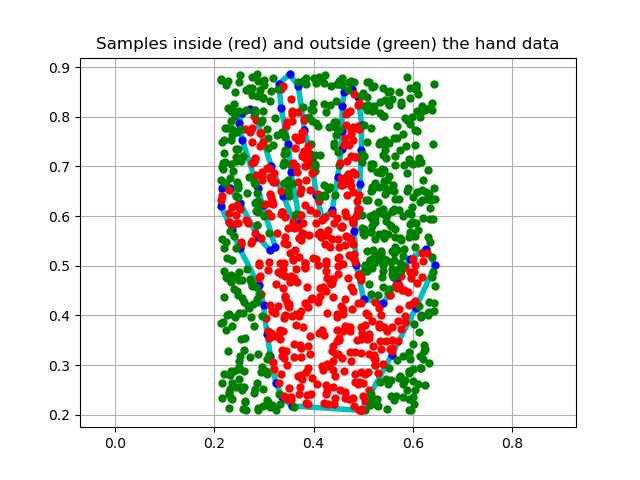

Generate this figure with Python:
#! /usr/bin/env python3
#
def hand_area_test ( ):

#*****************************************************************************80
#
## hand_area_test() tests hand_area().
#
#  Licensing:
#
#    This code is distributed under the MIT license.
#
#  Modified:
#
#    21 December 2024
#
#  Author:
#
#    John Burkardt
#
  import numpy as np
  import platform

  print ( '' )
  print ( 'hand_area_test():' )
  print ( '  python version: ' + platform.python_version ( ) )
  print ( '  numpy version:  ' + np.version.version )
  print ( '  Test hand_area().' )

  sample_num = 1000
  hand_area ( sample_num )
#
#  Terminate.
#
  print ( '' )
  print ( 'hand_area_test():' )
  print ( '  Normal end of execution.' )

  return

def hand_area ( s_num ):

#*****************************************************************************80
#
## hand_area() estimates the area of the hand in the hand data file.
#
#  Discussion:
#
#    This program assumes that the file 'hand_data.txt' is available.
#
#    It uses sampling to estimate the area contained within the hand outline.
#
#  Licensing:
#
#    This code is distributed under the MIT license.
#
#  Modified:
#
#    21 December 2024
#
#  Author:
#
#    John Burkardt
#
#  Reference:
#
#    Cleve Moler,
#    Numerical Computing with MATLAB,
#    SIAM, 2004,
#    ISBN13: 978-0-898716-60-3,
#    LC: QA297.M625. 
#
#  Input:
#
#    integer S_NUM, the number of sample points.
#
  from numpy.random import default_rng
  import matplotlib.pyplot as plt
  import numpy as np

  rng = default_rng ( )

  print ( '' )
  print ( 'hand_area():' )
  print ( '  Estimate the area inside a curve that approximates the' )
  print ( '  shape of a hand, using sampling.' )
#
#  1: DATA
#

#
#  Read the hand data.
#  It comes in as an Nx2 array.
#
  xy = np.loadtxt ( 'hand_data.txt' )
#
#  We will want to know how many columns there are.  Use the SIZE command.
#
  xy_num = xy.shape[0]
#
#  Determine the range of the data.
#
  x_min = np.min ( xy[:,0] )
  x_max = np.max ( xy[:,0] )
  y_min = np.min ( xy[:,1] )
  y_max = np.max ( xy[:,1] )
#
#  Compute the area of the rectangle that contains the data.
#
  area_total = ( x_max - x_min ) * ( y_max - y_min )
#
#  2.  SAMPLING
#

#
#  Get an array of 2xS_NUM random values, each in [0,1].
#
  s = rng.random ( [ s_num, 2 ] )
#
#  Shift and stretch the points to fit in the rectangle.
#
  s[:,0] = x_min + s[:,0] * ( x_max - x_min )
  s[:,1] = y_min + s[:,1] * ( y_max - y_min )
#
#  Set up a vector Z to record if each sample point is inside (True)
#  or outside (False) the hand curve.
#
  z = np.zeros ( s_num, dtype = bool )
  j_num = 0
  k_num = 0
  for j in range ( 0, s_num ):
    z[j] = polygon_contains_point ( xy_num, xy, s[j,:] )
    if ( z[j] ):
      j_num = j_num + 1
    else:
      k_num = k_num + 1
#
#  Estimate the hand area using the proportion of sample points that landed
#  inside the hand.
#
  area_hand = area_total * j_num / s_num

  print ( '' )
  print ( '  Number of sample points = ', s_num )
  print ( '  Total area = ', area_total )
  print ( '  Estimated hand area = ', area_hand )
#
#  Since the hand is a polygon, we can actually compute the exact area.
#
  area_hand2 = polygon_area ( xy_num, xy )
  print ( '  Exact hand area = ', area_hand2 )
  e = np.abs ( area_hand - area_hand2 )
  print ( '  Error = ', e )
#
#  3: GRAPHICS
#

#
#  For graphics convenience only, append a copy of the first point
#  to the end, so the polygon is closed.
#
  xy = np.vstack ( ( xy, [xy[0,0],xy[0,1]] ) )
#
#  Clear any old graphics information from the screen.
#
  plt.clf ( )
#
#  Plot:
#    the hand curve (cyan)
#    the hand data points (blue)
#    the sample points inside the hand (red)
#    the sample points outside the hand (green)
#
  plt.plot ( xy[:,0], xy[:,1], 'c-', linewidth = 4 )
  plt.plot ( xy[:,0], xy[:,1], 'b.', markersize = 10 )
  for j in range ( 0, s_num ):
    if ( z[j] ):
      plt.plot ( s[j,0], s[j,1], 'r.', markersize = 10 )
    else:
      plt.plot ( s[j,0], s[j,1], 'g.', markersize = 10 )
#
#  Use the same scale for X and Y.
#  Draw grid lines.
#  Print a title.
#
  plt.axis ( 'equal' )
  plt.grid ( True )
  plt.title ( 'Samples inside (red) and outside (green) the hand data' )
#
#  Save a copy to a file.
#
  filename = 'hand_area.png'
  plt.savefig ( filename )
  print ( '  Graphics saved as "' + filename + '"' )
#
#  Terminate.
#
  print ( '' )
  print ( 'hand_area():' )
  print ( '  Normal end of execution.' )

  return

def i4_wrap ( value, lo, hi ):

#*****************************************************************************80
#
## i4_wrap() forces an integer to lie between given limits by wrapping.
#
#  Example:
#
#    LO = 4, HI = 8
#
#    In   Out
#
#    -2     8
#    -1     4
#     0     5
#     1     6
#     2     7
#     3     8
#     4     4
#     5     5
#     6     6
#     7     7
#     8     8
#     9     4
#    10     5
#    11     6
#    12     7
#    13     8
#    14     4
#
#  Licensing:
#
#    This code is distributed under the MIT license.
#
#  Modified:
#
#    23 June 2020
#
#  Author:
#
#    John Burkardt
#
#  Input:
#
#    integer VALUE, an integer value.
#
#    integer LO, HI, the desired bounds for the integer value.
#
#  Output:
#
#    integer VALUE, a "wrapped" version of VALUE.
#
  value = lo + ( ( value - lo ) % ( hi - lo + 1 ) )

  return value

def polygon_area ( n, v ):

#*****************************************************************************80
#
## polygon_area() computes the area of a polygon.
#
#  Discussion:
#
#    AREA = 1/2 * abs ( sum ( 1 <= I <= N ) X(I) * ( Y(I+1) - Y(I-1) ) )
#    where Y(0) should be replaced by Y(N), and Y(N+1) by Y(1).
#
#    If the vertices are given in counterclockwise order, the area
#    will be positive.  If the vertices are given in clockwise order,
#    the area will be negative.
#
#  Licensing:
#
#    This code is distributed under the MIT license.
#
#  Modified:
#
#    21 December 2024
#
#  Author:
#
#    John Burkardt
#
#  Input:
#
#    integer N, the number of vertices of the polygon.
#
#    real V(N,2), the vertices.
#
#  Output:
#
#    real AREA, the area of the polygon.
#
  area = 0.0

  for i in range ( 0, n ):

    im1 = i4_wrap ( i - 1, 0, n - 1 )
    ip1 = i4_wrap ( i + 1, 0, n - 1 )

    area = area + v[i,0] * ( v[ip1,1] - v[im1,1] )

  area = 0.5 * area

  return area

def polygon_contains_point ( n, v, p ):

#*****************************************************************************80
#
## polygon_contains_point() finds if a point is inside a convex polygon.
#
#  Licensing:
#
#    This code is distributed under the MIT license.
#
#  Modified:
#
#    21 December 2024
#
#  Author:
#
#    John Burkardt
#
#  Input:
#
#    integer N, the number of nodes or vertices in the polygon.
#    N must be at least 3.
#
#    real V(N,2), the coordinates of the vertices of the polygon.
#
#    real P(2), the coordinates of the point to be tested.
#
#  Output:
#
#    bool INSIDE, is TRUE if the point is inside the polygon.
#
  import numpy as np

  inside = False
#
#  A point is inside a convex polygon if and only if it is inside
#  one of the triangles formed by X(1),Y(1) and any two consecutive
#  points on the polygon's circumference.
#
  t = np.zeros ( [ 3, 2 ] )

  t[0,0] = v[0,0]
  t[0,1] = v[0,1]

  for i in range ( 1, n - 1 ):

    t[1,0] = v[i,0]
    t[1,1] = v[i,1]
    t[2,0] = v[i+1,0]
    t[2,1] = v[i+1,1]

    inside = triangle_contains_point_1 ( t, p )

    if ( inside ):
      break

  return inside

def triangle_barycentric ( t, p ):

#*****************************************************************************80
#
## triangle_barycentric() finds the barycentric coordinates of a point.
#
#  Discussion:
#
#    The barycentric coordinate of point X related to vertex A can be
#    interpreted as the ratio of the area of the triangle with
#    vertex A replaced by vertex X to the area of the original
#    triangle.
#
#  Licensing:
#
#    This code is distributed under the MIT license.
#
#  Modified:
#
#    21 December 2024
#
#  Author:
#
#    John Burkardt
#
#  Input:
#
#    real T(3,2), the triangle vertices.
#    The vertices should be given in counter clockwise order.
#
#    real P(2), the point to be checked.
#
#  Output:
#
#    real XSI(3), the barycentric coordinates of (X,Y).
#
  import numpy as np

  nrhs = 1
#
#  Set up the linear system
#
#    ( X1-X0  X2-X0 ) XSI(0)  = X-X0
#    ( Y1-Y0  Y2-Y0 ) XSI(1)    Y-Y0
#
#  which is satisfied by the barycentric coordinates of (X,Y).
#
  A = np.zeros ( [ 2, 2 ] )
  A[0,0] = t[1,0] - t[0,0]
  A[0,1] = t[2,0] - t[0,0]
  A[1,0] = t[1,1] - t[0,1]
  A[1,1] = t[2,1] - t[0,1]

  b = np.zeros ( 2 )
  b[0] = p[0]   - t[0,0]
  b[1] = p[1]   - t[0,1]
#
#  Solve the linear system.
#
  xsi = np.zeros ( 3 )
  xsi[0:2] = np.linalg.solve ( A, b )
  xsi[2] = 1.0 - xsi[0] - xsi[1]

  return xsi

def triangle_contains_point_1 ( t, p ):

#*****************************************************************************80
#
## triangle_contains_point_1() finds if a point is inside a triangle.
#
#  Discussion:
#
#    It is conventional to list the triangle vertices in counter clockwise
#    order.  However, this routine does not require a particular order
#    for the vertices.
#
#  Licensing:
#
#    This code is distributed under the MIT license.
#
#  Modified:
#
#    17 October 2015
#
#  Author:
#
#    John Burkardt
#
#  Input:
#
#    real T(3,2), the triangle vertices.
#
#    real P(2), the point to be checked.
#
#  Output:
#
#    bool INSIDE, is TRUE if the point is inside
#    the triangle or on its boundary.
#
  xsi = triangle_barycentric ( t, p )

  if ( xsi[0] < 0.0 or xsi[1] < 0.0 or xsi[2] < 0.0 ):
    inside = False
  else:
    inside = True

  return inside

def timestamp ( ):

#*****************************************************************************80
#
## timestamp() prints the date as a timestamp.
#
#  Licensing:
#
#    This code is distributed under the MIT license. 
#
#  Modified:
#
#    21 August 2019
#
#  Author:
#
#    John Burkardt
#
  import time

  t = time.time ( )
  print ( time.ctime ( t ) )

  return

if ( __name__ == '__main__' ):
  timestamp ( )
  hand_area_test ( )
  timestamp ( )
